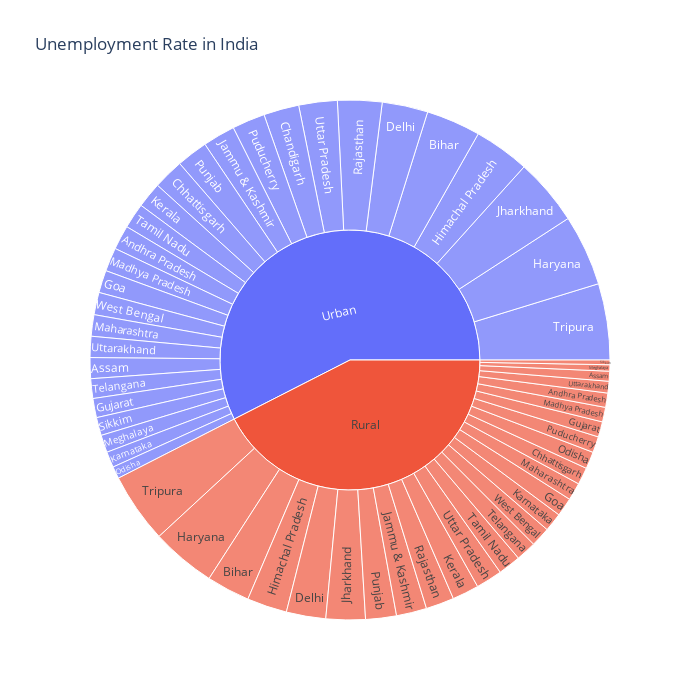

The code cell stored with this chart in its notebook:
### Code cell
# Create a dashboard to analyze the unemployment rate of each Indian state by region
unemployment = data[["States", "Region", "Estimated Unemployment Rate"]]
figure = px.sunburst(unemployment, path=["Region", "States"], 
                     values="Estimated Unemployment Rate", 
                     width=700, height=700, color_continuous_scale="RdY1Gn", 
                     title="Unemployment Rate in India")
figure.show()

### Figure 1 — Plotly figure (JSON) as saved in the notebook; plotly's stock layout.template omitted (floating-point values rounded to 4 significant figures)
{"data": [{"branchvalues": "total", "domain": {"x": [0, 1], "y": [0, 1]}, "hovertemplate": "labels=%{label}<br>Estimated Unemployment Rate=%{value}<br>parent=%{parent}<br>id=%{id}<extra></extra>", "ids": ["Rural/Andhra Pradesh", "Urban/Andhra Pradesh", "Rural/Assam", "Urban/Assam", "Rural/Bihar", "Urban/Bihar", "Urban/Chandigarh", "Rural/Chhattisgarh", "Urban/Chhattisgarh", "Rural/Delhi", "Urban/Delhi", "Rural/Goa", "Urban/Goa", "Rural/Gujarat", "Urban/Gujarat", "Rural/Haryana", "Urban/Haryana", "Rural/Himachal Pradesh", "Urban/Himachal Pradesh", "Rural/Jammu & Kashmir", "Urban/Jammu & Kashmir", "Rural/Jharkhand", "Urban/Jharkhand", "Rural/Karnataka", "Urban/Karnataka", "Rural/Kerala", "Urban/Kerala", "Rural/Madhya Pradesh", "Urban/Madhya Pradesh", "Rural/Maharashtra", "Urban/Maharashtra", "Rural/Meghalaya", "Urban/Meghalaya", "Rural/Odisha", "Urban/Odisha", "Rural/Puducherry", "Urban/Puducherry", "Rural/Punjab", "Urban/Punjab", "Rural/Rajasthan", "Urban/Rajasthan", "Rural/Sikkim", "Urban/Sikkim", "Rural/Tamil Nadu", "Urban/Tamil Nadu", "Rural/Telangana", "Urban/Telangana", "Rural/Tripura", "Urban/Tripura", "Rural/Uttar Pradesh", "Urban/Uttar Pradesh", "Rural/Uttarakhand", "Urban/Uttarakhand", "Rural/West Bengal", "Urban/West Bengal", "Rural", "Urban"], "labels": ["Andhra Pradesh", "Andhra Pradesh", "Assam", "Assam", "Bihar", "Bihar", "Chandigarh", "Chhattisgarh", "Chhattisgarh", "Delhi", "Delhi", "Goa", "Goa", "Gujarat", "Gujarat", "Haryana", "Haryana", "Himachal Pradesh", "Himachal Pradesh", "Jammu & Kashmir", "Jammu & Kashmir", "Jharkhand", "Jharkhand", "Karnataka", "Karnataka", "Kerala", "Kerala", "Madhya Pradesh", "Madhya Pradesh", "Maharashtra", "Maharashtra", "Meghalaya", "Meghalaya", "Odisha", "Odisha", "Puducherry", "Puducherry", "Punjab", "Punjab", "Rajasthan", "Rajasthan", "Sikkim", "Sikkim", "Tamil Nadu", "Tamil Nadu", "Telangana", "Telangana", "Tripura", "Tripura", "Uttar Pradesh", "Uttar Pradesh", "Uttarakhand", "Uttarakhand", "West Bengal", "West Bengal", "Rural", "Urban"], "name": "", "parents": ["Rural", "Urban", "Rural", "Urban", "Rural", "Urban", "Urban", "Rural", "Urban", "Rural", "Urban", "Rural", "Urban", "Rural", "Urban", "Rural", "Urban", "Rural", "Urban", "Rural", "Urban", "Rural", "Urban", "Rural", "Urban", "Rural", "Urban", "Rural", "Urban", "Rural", "Urban", "Rural", "Urban", "Rural", "Urban", "Rural", "Urban", "Rural", "Urban", "Rural", "Urban", "Rural", "Urban", "Rural", "Urban", "Rural", "Urban", "Rural", "Urban", "Rural", "Urban", "Rural", "Urban", "Rural", "Urban", "", ""], "type": "sunburst", "values": [77.37, 132.0, 53.89, 113.2, 234.8, 294.9, 191.9, 92.8, 165.9, 213.6, 248.2, 100.7, 121.9, 82.84, 103.8, 350.2, 385.8, 217.1, 302.1, 164.5, 175.5, 213.1, 363.3, 101.1, 85.79, 144.8, 138.7, 79.15, 128.2, 95.34, 116.3, 34.65, 94.92, 92.58, 65.84, 87.16, 178.4, 166.9, 169.9, 153.0, 240.7, 25.4, 97.84, 122.9, 137.1, 110.1, 106.6, 380.3, 413.5, 142.9, 208.5, 63.47, 114.3, 106.0, 121.5, 3707.0, 5016.0]}], "layout": {"height": 700, "legend": {"tracegroupgap": 0}, "title": {"text": "Unemployment Rate in India"}, "width": 700}}
